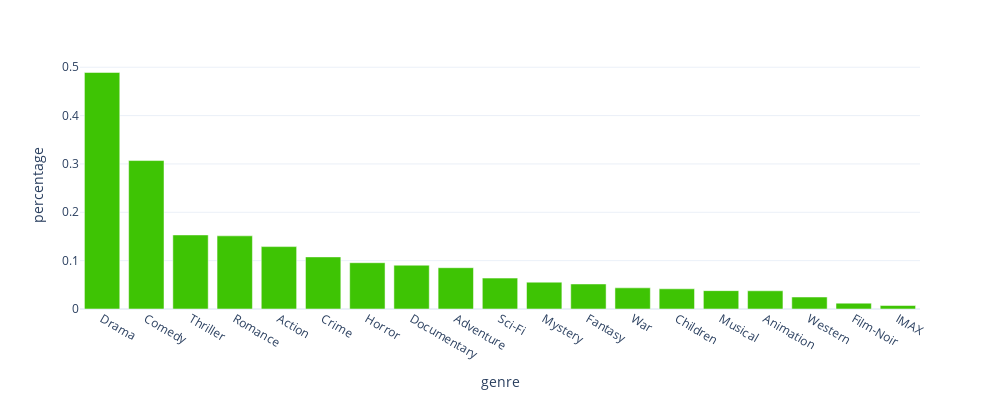

Write notebook code for a chart like this one.
### Code cell
#ploting the movies with most genres
fig = px.bar(movies_cat_pd, x='genre', y='percentage', height=400,width = 1000,
labels={'count':'% of genres in movies'},
template=theme)
fig.update_traces(marker_color=k_colors[1])
fig.show()

### Figure 1 — Plotly figure (JSON) as saved in the notebook; plotly's stock layout.template omitted (floating-point values rounded to 4 significant figures)
{"data": [{"alignmentgroup": "True", "hovertemplate": "genre=%{x}<br>percentage=%{y}<extra></extra>", "legendgroup": "", "marker": {"color": "rgb(62,196,4)"}, "name": "", "offsetgroup": "", "orientation": "v", "showlegend": false, "textposition": "auto", "type": "bar", "x": ["Drama", "Comedy", "Thriller", "Romance", "Action", "Crime", "Horror", "Documentary", "Adventure", "Sci-Fi", "Mystery", "Fantasy", "War", "Children", "Musical", "Animation", "Western", "Film-Noir", "IMAX"], "xaxis": "x", "y": [0.4892, 0.307, 0.1532, 0.1513, 0.129, 0.1077, 0.09572, 0.09059, 0.08538, 0.0639, 0.0555, 0.05176, 0.04377, 0.04176, 0.03798, 0.03765, 0.02478, 0.0121, 0.007185], "yaxis": "y"}], "layout": {"barmode": "relative", "height": 400, "legend": {"tracegroupgap": 0}, "margin": {"t": 60}, "width": 1000, "xaxis": {"anchor": "y", "domain": [0, 1], "title": {"text": "genre"}}, "yaxis": {"anchor": "x", "domain": [0, 1], "title": {"text": "percentage"}}}}
